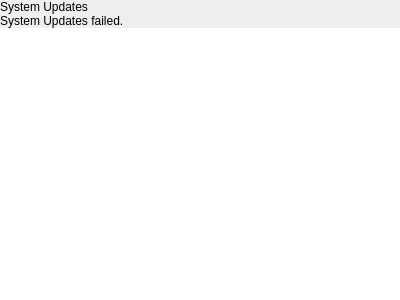
<?xml version="1.0" encoding="UTF-8"?>
<ui version="4.0">
 <class>OfflineErrorResults</class>
 <widget class="QWidget" name="OfflineErrorResults">
  <property name="geometry">
   <rect>
    <x>0</x>
    <y>0</y>
    <width>400</width>
    <height>300</height>
   </rect>
  </property>
  <property name="windowTitle">
   <string>System Updates</string>
  </property>
  <layout class="QVBoxLayout" name="verticalLayout">
   <property name="spacing">
    <number>0</number>
   </property>
   <property name="leftMargin">
    <number>0</number>
   </property>
   <property name="topMargin">
    <number>0</number>
   </property>
   <property name="rightMargin">
    <number>0</number>
   </property>
   <property name="bottomMargin">
    <number>0</number>
   </property>
   <item>
    <widget class="tTitleLabel" name="titleLabel">
     <property name="text">
      <string>System Updates</string>
     </property>
    </widget>
   </item>
   <item>
    <widget class="QLabel" name="label">
     <property name="text">
      <string>System Updates failed.</string>
     </property>
     <property name="margin">
      <number>9</number>
     </property>
    </widget>
   </item>
   <item>
    <widget class="QTextBrowser" name="textBrowser">
     <property name="frameShape">
      <enum>QFrame::NoFrame</enum>
     </property>
    </widget>
   </item>
  </layout>
 </widget>
 <customwidgets>
  <customwidget>
   <class>tTitleLabel</class>
   <extends>QLabel</extends>
   <header location="global">ttitlelabel.h</header>
   <slots>
    <signal>backButtonClicked()</signal>
   </slots>
  </customwidget>
 </customwidgets>
 <resources/>
 <connections/>
</ui>
